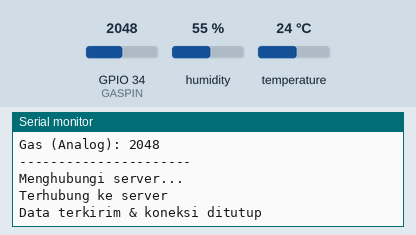
This sketch was run on a simulated ESP32. Shown: the last lines printed to the serial monitor. Inputs (shaded band) come from the test bench; at power-on: humidity 55 %, GPIO 34 (GASPIN) = 2048, temperature 24 °C. WiFi joins after 1.5 s; servers stay silent unless stated.

Above: at 3.2 s.
3.3 s: humidity set to 22 %
10.9 s: GPIO 34 (GASPIN) set to 2866
At 12.41 s:
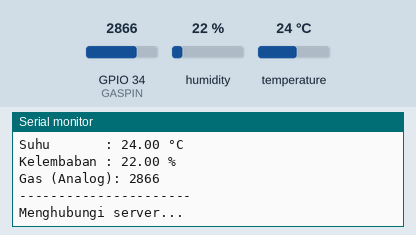
18.5 s: temperature set to 12 °C
At 23.7 s:
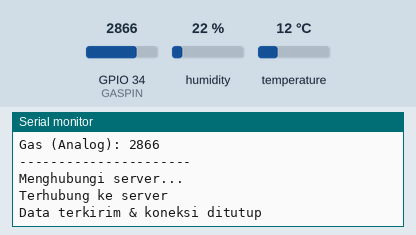
26.1 s: GPIO 34 (GASPIN) set to 3603
At 32.87 s:
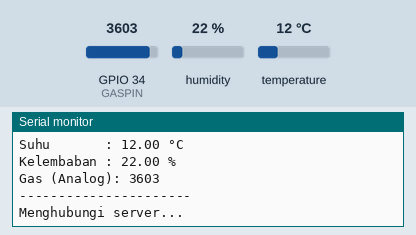
33.7 s: humidity set to 40 %
At 34.6 s:
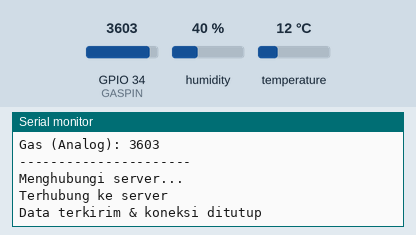
Timing chart, 0 to 36.7 s (numbered marks = the images above; inputs shaded):
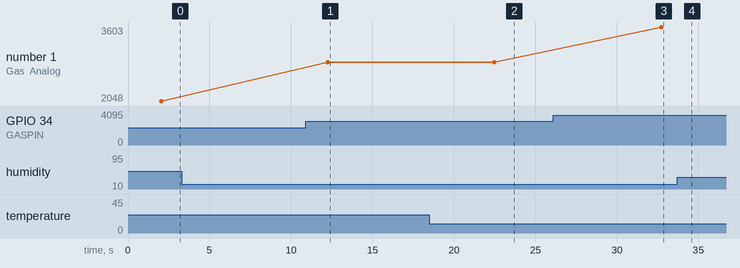

The sketch:

client.ino
```cpp
#include "DHT.h"
#include <WiFi.h>


const char* ssid = "UGM-Hotspot";
const char* password = "";


const char* host = "10.6.6.41";
const int port = 5012;


#define DHTPIN 4
#define DHTTYPE DHT11


#define GASPIN 34

DHT dht(DHTPIN, DHTTYPE);

void setup() {
  Serial.begin(115200);
  Serial.println("Program DHT11 & MQ - Deteksi Suhu, Kelembaban, Gas");

  dht.begin();
  pinMode(GASPIN, INPUT);

  Serial.println("Menghubungkan ke WiFi...");
  WiFi.begin(ssid, password);

  while (WiFi.status() != WL_CONNECTED) {
    delay(1000);
    Serial.print(".");
  }

  Serial.println("\nWiFi terhubung!");
  Serial.print("IP ESP32: ");
  Serial.println(WiFi.localIP());
}

void loop() {
  float suhu = dht.readTemperature();
  float kelembaban = dht.readHumidity();
  int gasVal = analogRead(GASPIN);

  if (isnan(suhu) || isnan(kelembaban)) {
    Serial.println("Gagal membaca sensor DHT!");
    delay(10000);
    return;
  }

  Serial.print("Suhu       : ");
  Serial.print(suhu);
  Serial.println(" °C");

  Serial.print("Kelembaban : ");
  Serial.print(kelembaban);
  Serial.println(" %");

  Serial.print("Gas (Analog): ");
  Serial.println(gasVal);

  Serial.println("----------------------");


  WiFiClient client;

  Serial.println("Menghubungi server...");
  if (client.connect(host, port)) {
    Serial.println("Terhubung ke server");


    String data = String(gasVal) + "," + String(suhu) + "," + String(kelembaban);

    client.println(data);

    client.stop();
    Serial.println("Data terkirim & koneksi ditutup");
  } else {
    Serial.println("Gagal konek ke server");
  }


  delay(10000);
}
```

Measured:
- after the input at 10.9 s, the serial monitor: prints a new line after 1.4 s (image 1)
- after the input at 18.5 s, the serial monitor: prints a new line after 4.0 s (image 2)
- after the input at 26.1 s, the serial monitor: prints a new line after 6.6 s (image 3)
- plotted number 1: 2048 → 2866 after the input at 10.9 s, 2866 → 3603 after the input at 26.1 s
